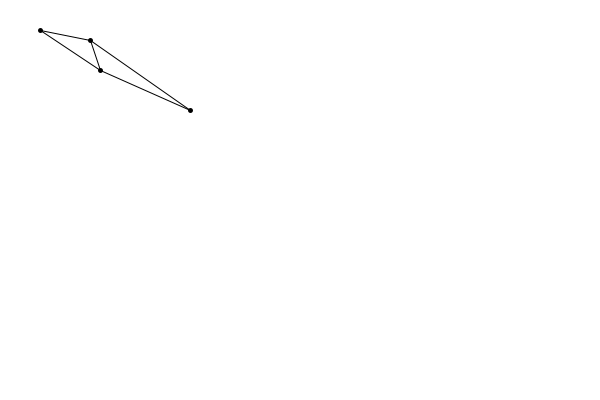
Frame 1 (no input)
Frame 60 (the mouse pressed at the canvas centre just before this capture): identical to frame 1, image omitted
Frame 120 (the mouse held since frame 60 and released just before this capture): identical to frame 1, image omitted

The Processing sketch that drew this single still picture (run headless with seeded random() and noise(); from frame 60 on, the mouse is pressed at the canvas centre):

// Processing sketch: punto10
// ── punto10.pde
Vector AB;
Vector AC;
Vector BC;
Vector BD;
Vector CD;
PVector A = new PVector(width/2 -10, height/2 -20);
PVector B = new PVector(width/2 + 40, height/2 -10);
PVector C = new PVector(width/2 + 50, height/2 + 20);
PVector D;

void setup(){
  size(600, 400);
}

void draw(){
  background(255);
  
  strokeWeight(5);
  point(A.x, A.y);
  point(B.x, B.y);
  point(C.x, C.y);
  
  strokeWeight(1);
  AB = new Vector(A, B);
  AB.display();
  AC = new Vector(A, C);
  AC.display();
  BC = new Vector(B, C);
  BC.display();
  
  strokeWeight(5);
  PVector D = AB.sumar(BC).destino;
  point(D.x, D.y);
  
  strokeWeight(1);
  BD = new Vector(B, D);
  BD.display();
  CD = new Vector(C, D);
  CD.display();
}

// ── Vector.pde
class Vector{
  public PVector origen;
  public PVector destino;
  
  public Vector(){
    origen = new PVector();
    destino = new PVector();
  }
    
  public Vector(PVector origen, PVector destino){
    this.origen = origen;
    this.destino = destino;
  }
  
  public void display(){
    line(origen.x, origen.y, destino.x, destino.y);
  }
  
  public Vector sumar(Vector vec){
    PVector suma = PVector.add(this.destino, vec.destino);
    return new Vector(this.origen, suma);
  }
  
  public Vector restar(Vector vec){
    PVector resta = PVector.sub(this.destino, vec.destino);
    return new Vector(this.origen, resta);
  }
}
